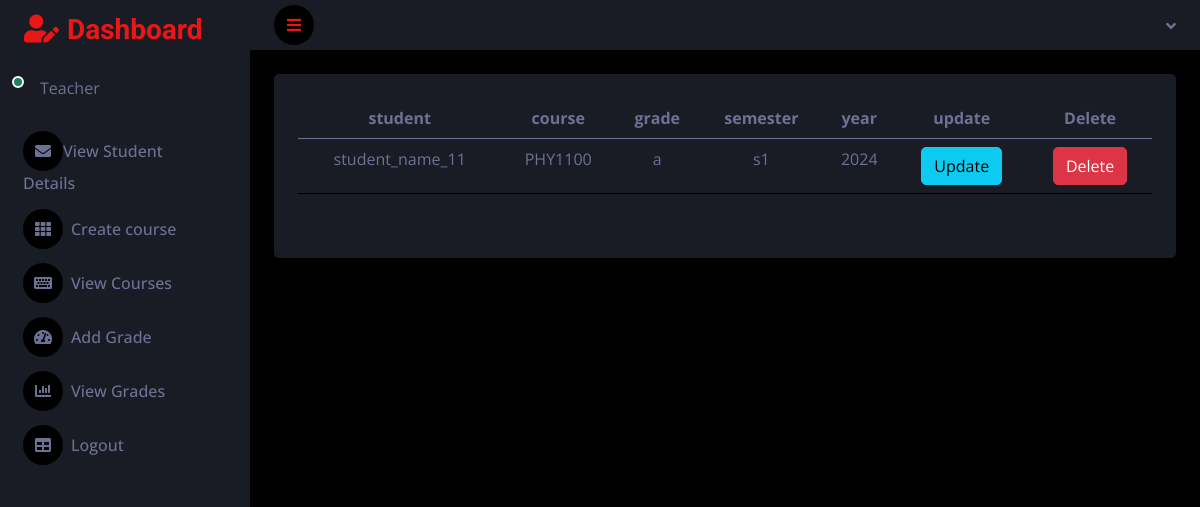
The app's page /teacher_view_grades/, older data.
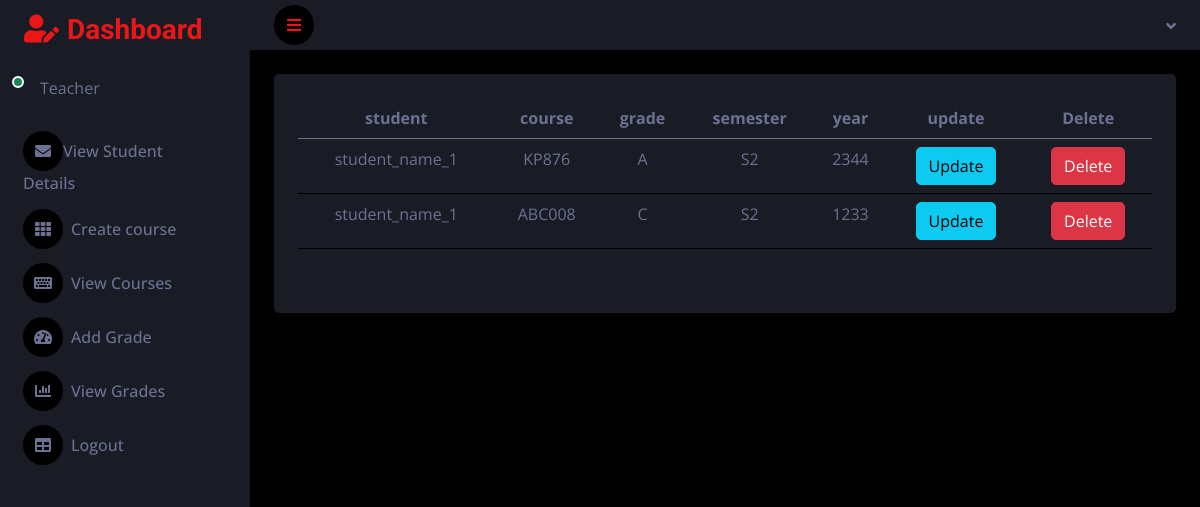
The same page, newer data.
### grade_app/models.py (models this page shows)
class Grade(models.Model):
    student = models.ForeignKey(Student, on_delete=models.CASCADE)
    course = models.ForeignKey(Course, on_delete=models.CASCADE)
    grade = models.CharField(max_length=10)
    semester = models.CharField(max_length=2)
    year = models.CharField(max_length=4)
    grade_credits_dictionary = {'a':4,'b':3,'c':2,'d':1}

class Student(models.Model):
    user = models.ForeignKey(User,on_delete=models.CASCADE)
    name = models.CharField(max_length=250)
    student_id = models.IntegerField(blank=True,null=True)
    bio = models.TextField()
    def __str__(self):
        return self.name

class Course(models.Model):
    course_code = models.CharField(max_length=250)
    title = models.CharField(max_length=250)
    description = models.TextField()
    def __str__(self):
        return self.course_code

### grade_app/teacher_views.py (the view)
# urls.py: path('teacher_view_grades/',teacher_views.teacher_view_grades,name='teacher_view_grades'),
def teacher_view_grades(request):
    grade_objects = Grade.objects.all()
    return render(request,'teacher/teacher_view_grades.html',{'grade_objects':grade_objects})

### template/teacher/teacher_view_grades.html
{% extends 'teacher/teacher_dash.html' %}
{% block content %}
<table class="table" >
  <thead>
    <tr>
      <th scope="col">student</th>
      <th scope="col">course</th>
      <th scope="col">grade</th>
      <th scope="col">semester</th>
      <th scope="col">year</th>
      <th scope="col">update</th>
      <th scope="col">Delete</th>
    </tr>
  </thead>
  <tbody>
  {% for i in grade_objects %}
    <tr>
       <td>{{i.student}}</td>
      <td>{{i.course}}</td>
      <td>{{i.grade}}</td>
      <td>{{i.semester}}</td>
      <td>{{i.year}}</td>
      <td><a href="{% url 'teacher_update_grade' i.id %}"><button class="btn btn-info">Update</button></a></td>
      <td>
          <a href="{% url 'teacher_delete_grade' i.id %}" class="btn btn-danger" onclick="confirm_delete()">Delete</a>
      </td>
    </tr>
  {% endfor %}
  </tbody>
</table>
{% endblock %}

### template/teacher/teacher_dash.html (shortened to what this page needs)
<!DOCTYPE html>
<html lang="en">
{% load static %}
<head>
    <link href="https://cdnjs.cloudflare.com/ajax/libs/font-awesome/5.10.0/css/all.min.css" rel="stylesheet">
    <link href="https://cdn.jsdelivr.net/npm/bootstrap-icons@1.4.1/font/bootstrap-icons.css" rel="stylesheet">
    <link href=" {% static 'lib/owlcarousel/assets/owl.carousel.min.css' %} " rel="stylesheet">
    <link href=" {% static 'lib/tempusdominus/css/tempusdominus-bootstrap-4.min.css' %} " rel="stylesheet" />
    <link href=" {% static 'dash/css/bootstrap.min.css' %} " rel="stylesheet">
    <link href=" {% static 'dash/css/style.css' %} " rel="stylesheet">
</head>
<body>
    <div class="container-fluid position-relative d-flex p-0">
        <div class="sidebar pe-4 pb-2">
            <nav class="navbar bg-secondary navbar-dark">
                <a href=" {% static 'index.html' %} " class="navbar-brand mx-4 mb-3">
                    <h3 class="text-primary"><i class="fa fa-user-edit me-2"></i>Dashboard</h3>
                </a>
                <div class="d-flex align-items-center ms-4 mb-4">
                    <div class="position-relative">
                        <div class="bg-success rounded-circle border border-2 border-white position-absolute end-0 bottom-0 p-1"></div>
                    </div>
                    <div class="ms-3">
                        <span>Teacher</span>
                    </div>
                </div>
                <div class="navbar-nav w-100">
                    <a href="{% url 'teacher_view_student_details' %}" class="nav-item nav-link"><i class="fa fa-envelope"></i>View Student Details</a>
                    <a href="{% url 'teacher_create_course' %}" class="nav-item nav-link"><i class="fa fa-th me-2"></i>Create course</a>
                    <a href=" {% url 'teacher_view_courses' %}" class="nav-item nav-link"><i class="fa fa-keyboard me-2"></i>View Courses</a>
                    <a href="{% url 'teacher_create_grade' %}" class="nav-item nav-link"><i class="fa fa-tachometer-alt me-2"></i>Add Grade</a>
                       <a href="{% url 'teacher_view_grades' %}" class="nav-item nav-link"><i class="fa fa-chart-bar me-2"></i>View Grades</a>
                    <a href="{% url 'logout_view' %}" class="nav-item nav-link" onclick="confirm_logout()"><i class="fa fa-table me-2"></i>Logout</a>
                </div>
            </nav>
        </div>
        <div class="content">
            <nav class="navbar navbar-expand bg-secondary navbar-dark sticky-top px-4 py-0">
                <a href="#" class="sidebar-toggler flex-shrink-0">
                    <i class="fa fa-bars"></i>
                </a>
                <div class="navbar-nav align-items-center ms-auto">
                    <div class="nav-item dropdown">
                        <a href="#" class="nav-link dropdown-toggle" data-bs-toggle="dropdown">
                        </a>
                    </div>
                </div>
            </nav>
            <div class="container-fluid pt-4 px-4">
                <div class="bg-secondary text-center rounded p-4">
                    <div class="d-flex align-items-center justify-content-between mb-4">
                        {% block content %}{% endblock %}
                </div>
            </div>
            </div>
        </div>
    </div>
 </body>
</html>

### static/dash/css/style.css (style rules this page uses)
:root { --primary: #EB1616; --secondary: #191C24; --light: #6C7293; --dark: #000000; }
.btn { transition: .5s; }
.sidebar { position: fixed; top: 0; left: 0; bottom: 0; width: 250px; height: 100vh; overflow-y: auto; background: var(--secondary); transition: 0.5s; z-index: 999; }
.content { margin-left: 250px; min-height: 100vh; background: var(--dark); transition: 0.5s; }
@media (min-width: 992px) { .sidebar { margin-left: 0; } }
@media (min-width: 992px) { .content { width: calc(100% - 250px); } }
.sidebar .navbar .navbar-nav .nav-link { padding: 7px 20px; color: var(--light); font-weight: 500; border-left: 3px solid var(--secondary); border-radius: 0 30px 30px 0; outline: none; }
.sidebar .navbar .navbar-nav .nav-link i { width: 40px; height: 40px; display: inline-flex; align-items: center; justify-content: center; background: var(--dark); border-radius: 40px; }
.content .navbar .navbar-nav .nav-link { margin-left: 25px; padding: 12px 0; color: var(--light); outline: none; }
.content .navbar .sidebar-toggler, .content .navbar .navbar-nav .nav-link i { width: 40px; height: 40px; display: inline-flex; align-items: center; justify-content: center; background: var(--dark); border-radius: 40px; }
.content .navbar .dropdown-toggle::after { margin-left: 6px; vertical-align: middle; border: none; content: "\f107"; font-family: "Font Awesome 5 Free"; font-weight: 900; transition: .5s; }

Row changes from the older to the newer data that the page shows:
changed Grade (number 1 of 2 on the later page): student "student_name_11" → "student_name_1"; course "PHY1100" → "KP876"; grade "a" → "A"; semester "s1" → "S2"; year "2024" → "2344"
added Grade: student "student_name_1", course "ABC008", grade "C", semester "S2", year "1233"
